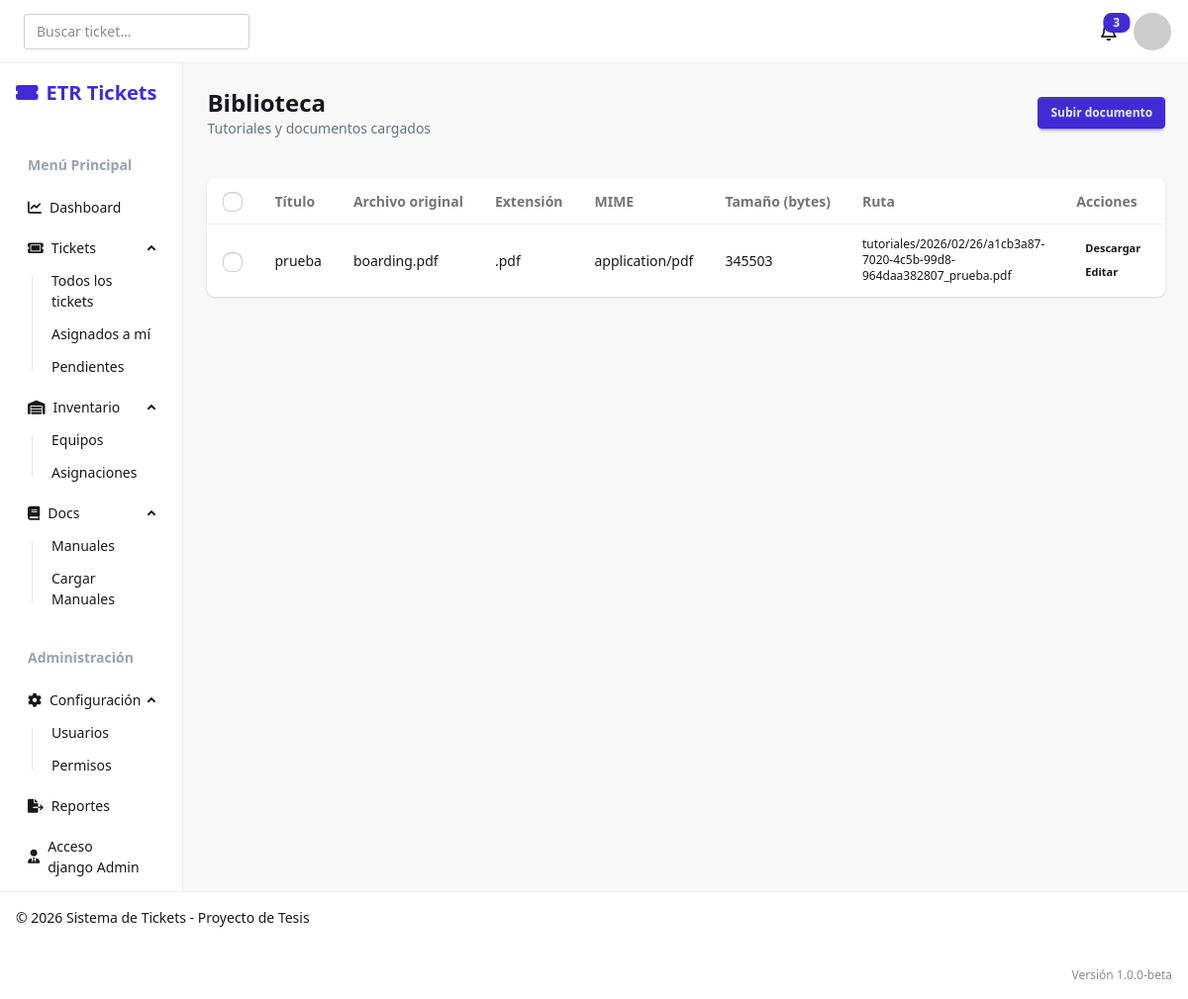
Screenshot of /library/view/ (signed in) with the database file from the repository.
### library/models.py (models this page shows, shortened)
class Tutorial(models.Model):
    titulo = models.CharField(max_length=180)
    descripcion = models.TextField(blank=True)
    archivo = models.FileField(upload_to=tutorial_upload_path)
    archivo_path = models.CharField(max_length=255, editable=False, default='')
    nombre_original = models.CharField(max_length=255, editable=False, default='')
    extension = models.CharField(max_length=20, editable=False, default='')
    mime_type = models.CharField(max_length=100, editable=False, default='application/octet-stream')
    tamano_bytes = models.BigIntegerField(editable=False, default=0)
    creado_en = models.DateTimeField(auto_now_add=True)
    actualizado_en = models.DateTimeField(auto_now=True)
    class Meta:
        ordering = ['-creado_en']

### library/views.py (the view)
# urls.py: path('view/', views.library_view, name='library_view'),
@login_required
def library_view(request):
    tutoriales = Tutorial.objects.all().order_by('-creado_en')
    return render(request, 'library_view.html', {'tutoriales': tutoriales})

### library/templates/library_view.html (shortened to what this page needs)
{% extends 'base.html' %}
{% block content %}
<div class="space-y-6">
    <div class="flex flex-col gap-4 sm:flex-row sm:items-center sm:justify-between">
        <div>
            <h1 class="text-2xl font-bold">Biblioteca</h1>
            <p class="text-sm text-gray-500">Tutoriales y documentos cargados</p>
        </div>
        <a href="{% url 'library_create' %}" class="btn btn-primary btn-sm">Subir documento</a>
    </div>
    <form method="post" action="{% url 'library_delete' %}" class="space-y-4">
        <div class="overflow-x-auto bg-base-100 rounded-lg shadow">
            <table class="table w-full">
                <thead>
                    <tr>
                        <th><input type="checkbox" id="select-all" class="checkbox checkbox-sm" /></th>
                        <th>Título</th>
                        <th>Archivo original</th>
                        <th>Extensión</th>
                        <th>MIME</th>
                        <th>Tamaño (bytes)</th>
                        <th>Ruta</th>
                        <th>Acciones</th>
                    </tr>
                </thead>
                <tbody>
                    {% for tutorial in tutoriales %}
                        <tr>
                            <td><input type="checkbox" name="tutoriales_seleccionados" value="{{ tutorial.id }}" class="checkbox checkbox-sm row-checkbox" /></td>
                            <td>{{ tutorial.titulo }}</td>
                            <td>{{ tutorial.nombre_original }}</td>
                            <td>{{ tutorial.extension }}</td>
                            <td>{{ tutorial.mime_type }}</td>
                            <td>{{ tutorial.tamano_bytes }}</td>
                            <td class="text-xs">{{ tutorial.archivo_path }}</td>
                            <td class="space-x-1">
                                <a href="{% url 'library_download' tutorial.id %}" class="btn btn-ghost btn-xs">Descargar</a>
                                <a href="{% url 'library_edit' tutorial.id %}" class="btn btn-ghost btn-xs">Editar</a>
                            </td>
                        </tr>
                    {% empty %}
                        <tr>
                            <td colspan="8" class="text-center text-gray-500 py-6">No hay documentos registrados.</td>
                        </tr>
                    {% endfor %}
                </tbody>
            </table>
        </div>
    </form>
</div>
{% endblock %}

### rows the page displays
Tutorial: titulo "prueba", nombre_original "boarding.pdf", extension ".pdf", mime_type "application/pdf", tamano_bytes "345503", archivo_path "tutoriales/2026/02/26/a1cb3a87-7020-4c5b-99d8-964daa382807_prueba.pdf"
